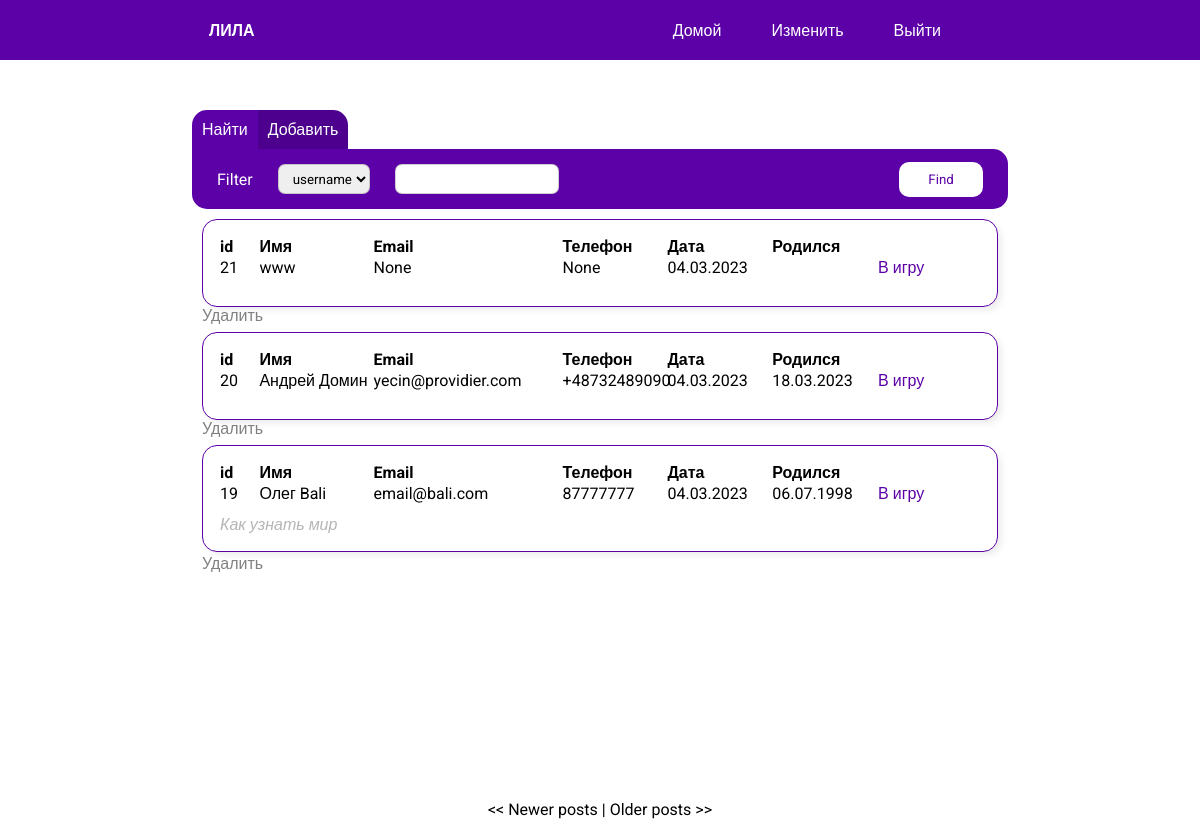
/index (signed in), run on an earlier commit of the app's database.
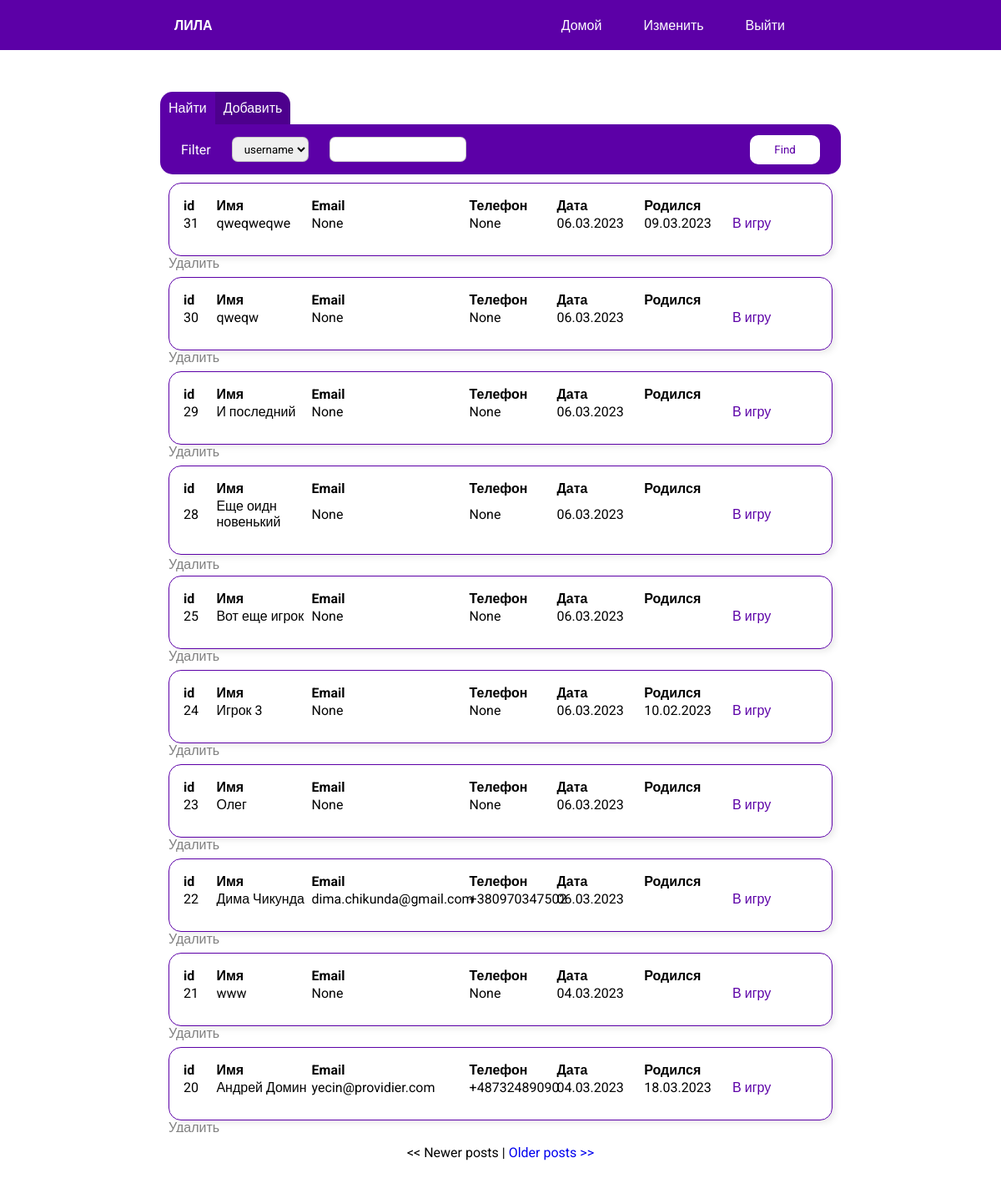
And on a later commit of the database.
### project/models.py (models this page shows, shortened)
class User(db.Model):
    id = db.Column(db.Integer, primary_key=True)
    name = db.Column(db.String(64))
    email = db.Column(db.String(64))
    phone = db.Column(db.String(64))
    date = db.Column(db.Date)
    birthday = db.Column(db.Date)
    additional_comment = db.Column(db.String(64))
    city = db.Column(db.String(64))
    game = db.relationship('Game', backref='Game.user_id', cascade="all, delete")

### project/routes.py (the view, shortened to what this page needs)
@app.route('/', methods=['GET', 'POST'])
@app.route('/index', methods=['GET', 'POST'])
@app.route('/index/<int:page>', methods=['GET', 'POST'])
@login_required
def index(page=1):
    search_form = SearchForm()
    add_form = AddUserForm()
    users = User.query.order_by(User.id.desc()).paginate(page=page, per_page=config.USERS_PER_PAGE, error_out=False)
    return render_template('index.html', search_form=search_form, add_form=add_form, users=users)

### project/forms.py (shortened to what this page needs)
class SearchForm(FlaskForm):
    type = SelectField('Filter', choices=[(1, 'username'), (2, 'email'), (3, 'phone')])
    input = SearchField()
    submit = SubmitField('Find')

class AddUserForm(FlaskForm):
    name = StringField('Имя', validators=[DataRequired()])
    email = StringField('Email', validators=[Optional()])
    phone = StringField('Phone', validators=[Optional()])
    birthday = DateField('Birthday', validators=[Optional()])
    comment = StringField('Запрос')
    city = StringField('City')
    submit = SubmitField('Save')

### project/models.py (called while the page is built)
@login.user_loader
def load_user(id):
    return Admin.query.get(int(id))

### project/templates/index.html (shortened to what this page needs)
<link rel="stylesheet" href="/static/css/_user.css">
<link rel="stylesheet" href="/static/css/index.css">
{% extends 'base.html' %}
{% block content %}
<div class="wrapper">
    <div class="users_block">
        <div class="switcher">
            <div class="search_window_button" id = 'pressed'>
                <p>Найти</p>
            </div>
            <div class="add_window_button" id ='unpressed'>
                <p>Добавить</p>
            </div>
        </div>
        <div class="search_block " id="">
            <form class="search" action="" method="POST">
                <ul class="search_menu">
                    {{search_form.type.label}}
                    {{search_form.type(class='field')}}
                    {{search_form.input(class= 'field')}}
                </ul>
                {{search_form.submit(class='button')}}
            </form>
            <div class="result">
                {% for user in users.items%}
                {% include  '_user.html'%}
                {% endfor %}
            </div>
            <div class="pagination">
                {% if users.has_prev %}<a href="{{ url_for('index', page = users.prev_num) }}"><< Newer posts</a>{% else %}<< Newer posts{% endif %} |
                {% if users.has_next %}<a href="{{ url_for('index', page = users.next_num) }}">Older posts >></a>{% else %}Older posts >>{% endif %}
            </div>
        </div>
    </div>
</div>
{% endblock %}

### project/templates/base.html (shortened to what this page needs)
<!DOCTYPE html>
<html lang="ru">
<head>
    <link rel="stylesheet" href="{{ url_for('static', filename="css/base.css") }}">
</head>
<body>
    <main>
        <header>
            <div class = 'header_menu'>
                <a href="{{url_for('index')}}" class="logo">ЛИЛА</a>
                <ul class="menu_block">
                    <li><a href="{{url_for('index')}}" class="menu_item">Домой</a></li>
                    <li><a href="{{url_for('change_cell')}}" class="menu_item">Изменить</a></li>
                    <a href="{{url_for('logout')}}"  class="menu_item">Выйти</a>
                </ul>
            </div>
        </header>
        {% block content %}{% endblock %}
    </main>
</body>
</html>

### project/templates/_user.html
<div href="/" class="table_block">
    <table class="user_block">
        <tbody>
            <tr>
                <th class="id">id</th>
                <th class="name">Имя</th>
                <th class="email">Email</th>
                <th>Телефон</th>
                <th>Дата</th>
                <th>Родился</th>
                <th></th>
            </tr>
            <tr>
                <td class="id">{{user.id}}</td>
                <td>{{user.name}}</td>
                <td>{{user.email}}</td>
                <td>{{user.phone}}</td>
                <td>{{user.date.strftime("%d.%m.%Y")}}</td>
                <td>
                    {%if user.birthday%}
                    {{ user.birthday.strftime("%d.%m.%Y")}}
                    {%endif%}
                </td>
                <td class="buttons">
                    <a href="{{ url_for('user', id=user.id) }}" class="button">В игру</a>
                </td>
            </tr>
            <tr>
                <td colspan="5" class="comment">{{user.additional_comment}}</td>
            </tr>
        </tbody>
    </table>
    <a href="{{ url_for('delete', id=user.id) }}" class="delete_button">Удалить</a>
</div>

### project/static/css/_user.css (style rules this page uses)
.table_block { display: block; margin: 10px; }
.user_block { width: 100%; text-align: left; padding: 15px; table-layout: fixed; border-radius: 15px; border: 1px solid rgb(92, 0, 167); -webkit-box-shadow: 4px 4px 9px -2px rgba(0,0,0,0.10); -moz-box-shadow: 4px 4px 9px -2px rgba(0,0,0,0.10); box-shadow: 4px 4px 9px -2px rgba(0,0,0,0.10); }
.id { width: 5%; }
.name { width: 15%; }
.email { width: 25%; }
.comment { padding-top: 10px; font-style: italic; color: rgba(128, 128, 128, 0.583); }

### project/static/css/index.css (style rules this page uses)
.users_block { width: 85%; margin: 0px auto; margin-top: 50px; }
.switcher { display: flex; text-align: center; }
.switcher p { text-align: center; padding: 10px; cursor: pointer; }
#pressed { background-color: rgb(92, 0, 167); }
#unpressed { background-color: rgb(77, 0, 141); }
.search { display: flex; height: 60px; background-color: rgb(92, 0, 167); border-radius: 0px 15px 15px 15px; align-items: center; }
.search_menu { display: flex; align-items: center; width: 100%; padding-left: 25px; color: white; }
.result { width: 100%; height: 72vh; overflow: scroll; }
.field { height: 30px; margin-left: 25px; border: 1px solid rgba(128, 128, 128, 0.382); border-radius: 7px; padding-left: 10px; }
.search_window_button { border-radius: 15px 0px 0px 0px; color: white; }
.add_window_button { border-radius: 0px 15px 0px 0px; color: white; }
.button { height: 35px; width: 100px; margin-right: 25px; background-color: rgb(255, 255, 255); border: 1px solid rgba(128, 128, 128, 0); border-radius: 10px; color: rgb(92, 0, 167); }
.table_block { position: relative; margin-bottom: 25px; }
.delete_button { bottom: -20%; left: 0; color: gray; position: absolute; }
.pagination { text-align: center; margin-top: 15px; }

### project/static/css/base.css (style rules this page uses)
* { padding: 0px; margin: 0px; font-family: 'Roboto', sans-serif; text-decoration: none; }
.wrapper { width: 80%; margin: 0px auto; }
.header_menu { width: 100%; height: 60px; display: flex; justify-content: space-around; align-items: center; background-color: rgb(92, 0, 167); }
.menu_block { display: flex; list-style: none; }
.menu_item { padding-right: 50px; color: white; }
.logo { font-weight: 600; color: white; }

What changed in the data, as far as the page shows it:
no longer on this page (row unchanged): User: id "19", name "Олег Bali", email "email@bali.com", phone "87777777", date "04.03.2023", birthday "06.07.1998", additional_comment "Как узнать мир"
added User: id "31", name "qweqweqwe", email "None", phone "None", date "06.03.2023", birthday "09.03.2023"
added User: id "30", name "qweqw", email "None", phone "None", date "06.03.2023"
added User: id "29", name "И последний", email "None", phone "None", date "06.03.2023"
added User: id "28", name "Еще оидн новенький", email "None", phone "None", date "06.03.2023"
added User: id "25", name "Вот еще игрок", email "None", phone "None", date "06.03.2023"
added User: id "24", name "Игрок 3", email "None", phone "None", date "06.03.2023", birthday "10.02.2023"
added User: id "23", name "Олег", email "None", phone "None", date "06.03.2023"
added User: id "22", name "Дима Чикунда", email "dima.chikunda@gmail.com", phone "+380970347502", date "06.03.2023"
